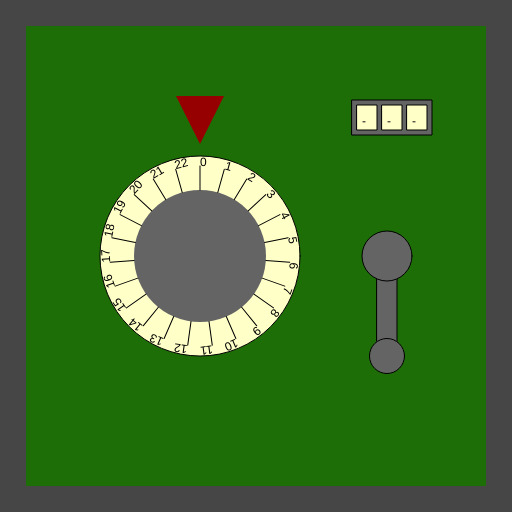
Frame 1 (no input)
Frame 60 (no input): identical to frame 1, image omitted
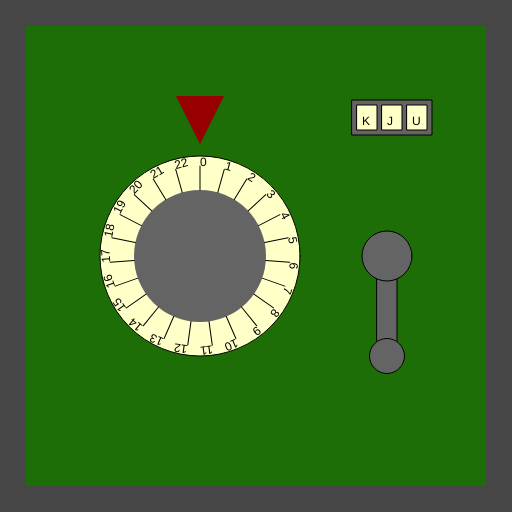
Frame 120 (the mouse pressed at the canvas centre since frame 60)

The p5.js sketch that drew these frames (run headless with seeded random() and noise() and a simulated clock; from frame 60 on, the mouse is pressed at the canvas centre):

// p5.js sketch
// ── sketch.js
/*

CaseNum: 303-1

Case 303 - The Case of the Crooked Attorney
Stage 2 - Torvalds' House

This safe is in Torvalds’ home study. Be careful. If you get caught, I don’t know you !

Crack this safe by doing the following:

	When any key is pressed:
	- Decrement CrypticSafeComb_a by 2

	When any key is released:
	- Decrement CrypticSafeComb_b by 1

	Whilst the mouse is being dragged:
	- Make CrypticSafeComb_c equal to the string "CQR"

	When the mouse button is pressed:
	- Make CrypticSafeComb_c equal to the string "KJU"



This time you'll need to create the relevant event handlers yourself.

There are many possible ways of investigating this case, but you
should use ONLY the following commands:

	- The assignment operator aka. the equals sign !
	- Incrementing +=
	- Decrementing -=

*/

//declare the variables

var CrypticSafeComb_a;
var CrypticSafeComb_b;
var CrypticSafeComb_c;


function preload()
{
	//IMAGES WILL BE LOADED HERE

}

function setup()
{
	createCanvas(512,512);

	//initialise the variables
	CrypticSafeComb_a = 0;
	CrypticSafeComb_b = 0;
	CrypticSafeComb_c = "";

}

///////////////////EVENT HANDLERS///////////////////

//Create event handlers here to open the safe ...
function keyPressed()
{
	CrypticSafeComb_a -= 2
}

function keyReleased()
{
	CrypticSafeComb_b -= 1
}

function mouseDragged()
{
	CrypticSafeComb_c = "CQR"
}

function mousePressed()
{
	CrypticSafeComb_c = "KJU"
}



///////////////DO NOT CHANGE CODE BELOW THIS POINT///////////////////

function draw()
{

	//Draw the safe door
	background(70);
	noStroke();
	fill(29,110,6);
	rect(26,26,width-52,width-52);

	//Draw the combination dial
	push();
	translate(200,height/2);
	drawDial(200, CrypticSafeComb_a, 23);
	pop();

	//Draw the lever
	push();
	translate(width - 125,256);
	drawLever(CrypticSafeComb_b);
	pop();

	//Draw the spinner
	push();
	translate(width - 120,100);
	drawSpinner(3, CrypticSafeComb_c);
	pop();

}

function drawDial(diameter,num,maxNum)
{
	//the combination lock

	var r = diameter * 0.5;
	var p = r * 0.6;

	stroke(0);
	fill(255,255,200);
	ellipse(0,0,diameter,diameter);
	fill(100);
	noStroke();
	ellipse(0,0,diameter*0.66,diameter*0.66);
	fill(150,0,0);
	triangle(
		-p * 0.4,-r-p,
		p * 0.4,-r-p,
		0,-r-p/5
	);

	noStroke();

	push();
	var inc = 360/maxNum;

	rotate(radians(-num * inc));
	for(var i = 0; i < maxNum; i++)
	{
		push();
		rotate(radians(i * inc));
		stroke(0);
		line(0,-r*0.66,0,-(r-10));
		noStroke();
		fill(0);
		text(i,0,-(r-10));
		pop();
	}

	pop();
}

function drawLever(rot)
{
	push();
	rotate(radians(-rot))
	stroke(0);
	fill(100);
	rect(-10,0,20,100);
	ellipse(0,0,50,50);
	ellipse(0,100,35,35);
	pop();
}

function drawSpinner(numSpinners, val)
{
	var sw = 20;
	var ow = (sw + 5) * numSpinners + 5;
	stroke(0);
	fill(100);
	rect(-ow/2,0,ow,35);
	if(typeof(val) == "number")
	{
		val = floor(val).toString(); //convert to string
	}


	for(var d = numSpinners - val.length; d > 0; d--)
	{
		val = "-" + val;
	}

	for(var i = 0; i < numSpinners; i++)
	{
		stroke(0);
		fill(255,255,200);
		rect(-ow/2 + i * (sw + 5) + 5,5,20,25);
		fill(0);
		noStroke();
		text(val[i],-ow/2 + sw/2 + i * (sw +5),25);
	}

}
